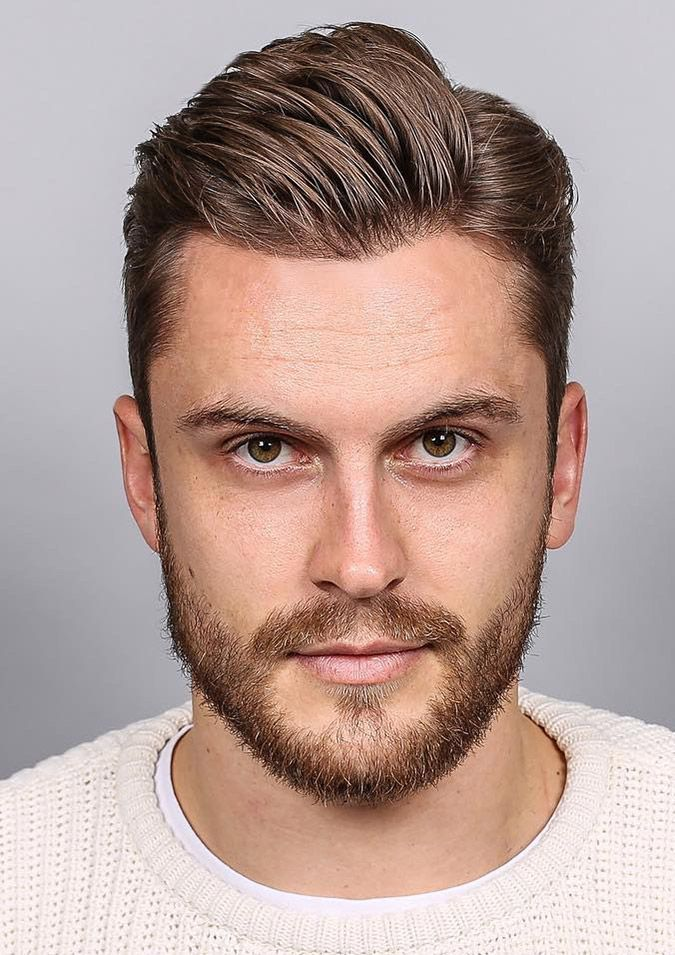
#> input picture test.jpg, 675 x 955 px
$ python rectangle_on_face.py
#> lines starting #> are read from the running program, lines starting #| are printed output that depends on the picture; after the words box and inside, x2 and y2 are one past the last pixel; in counts of white or black regions, pixels touching at a corner belong together
import numpy as np
import cv2 as cv

face_cascade = cv.CascadeClassifier(cv.data.haarcascades + 'haarcascade_frontalface_alt.xml')

# Selecting Haar-like features
# Creating an integral image
# Running AdaBoost training
# Creating classifier cascades

img = cv.imread('test.jpg')
#> img is the input picture: shape (955, 675, 3); mean B, G, R 150.8, 157.7, 181.4
gray = cv.cvtColor(img, cv.COLOR_BGR2GRAY)
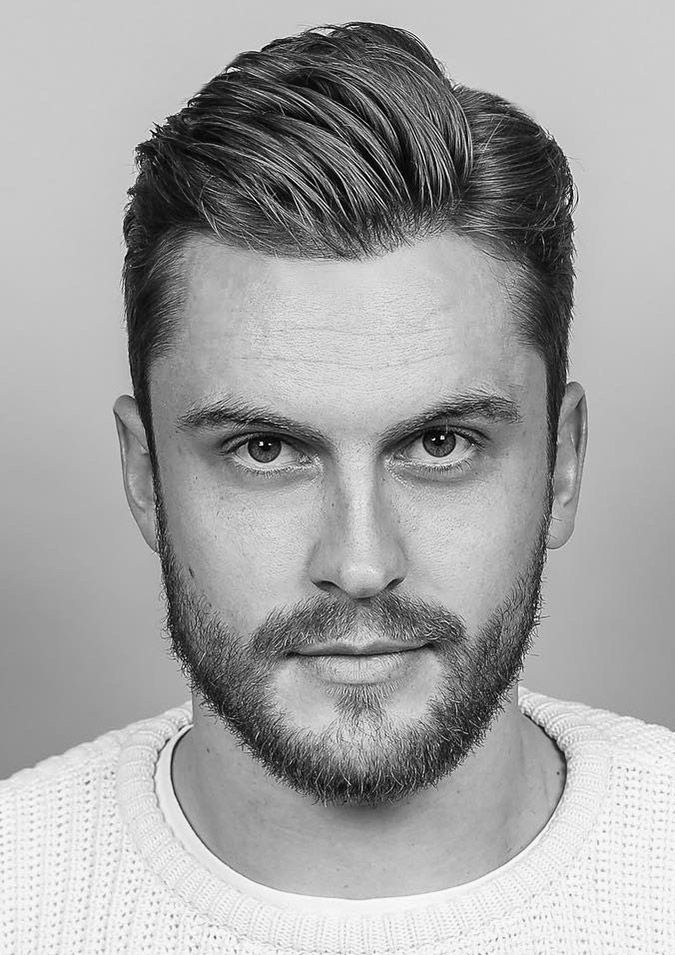
#> gray: shape (955, 675); min 0, max 254, mean 164

# Loading the classifier and creating a cascade object for face detection
faces = face_cascade.detectMultiScale(gray)
#> faces = [[124, 273, 465, 465]]

for (column, row, width, height) in faces:
    cv.rectangle(
        img,
        (column, row),
        (column + width, row + height),
        (0, 255, 0),
        2
    )
#> this loop made 1 pass
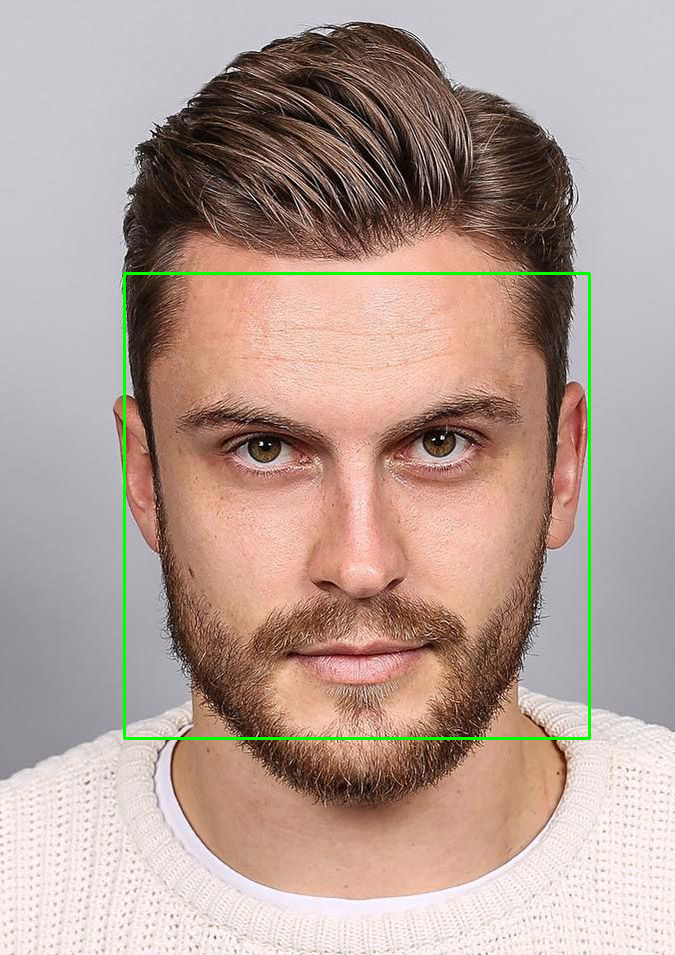
#> img: shape (955, 675, 3); 0.86% of pixels changed, all inside (x1, y1, x2, y2) = (123, 272, 591, 740)

cv.imshow('img', img)
cv.waitKey(0)
cv.destroyAllWindows()
